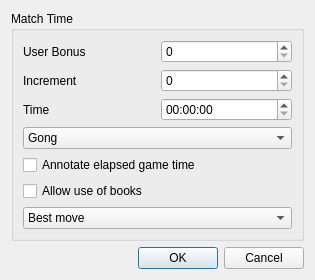
<?xml version="1.0" encoding="UTF-8"?>
<ui version="4.0">
 <class>MatchParameterDlg</class>
 <widget class="QDialog" name="MatchParameterDlg">
  <property name="geometry">
   <rect>
    <x>0</x>
    <y>0</y>
    <width>315</width>
    <height>267</height>
   </rect>
  </property>
  <property name="windowTitle">
   <string>Match Parameters</string>
  </property>
  <layout class="QVBoxLayout" name="verticalLayout">
   <item>
    <widget class="QGroupBox" name="groupBox">
     <property name="title">
      <string>Match Time</string>
     </property>
     <layout class="QVBoxLayout" name="verticalLayout_2">
      <item>
       <layout class="QHBoxLayout" name="horizontalLayout_2">
        <item>
         <widget class="QLabel" name="labelBonus">
          <property name="text">
           <string>User Bonus</string>
          </property>
          <property name="buddy">
           <cstring>timeBonus</cstring>
          </property>
         </widget>
        </item>
        <item>
         <widget class="QSpinBox" name="timeBonus"/>
        </item>
       </layout>
      </item>
      <item>
       <layout class="QHBoxLayout" name="horizontalLayout_3">
        <item>
         <widget class="QLabel" name="labelInc">
          <property name="text">
           <string>Increment</string>
          </property>
          <property name="buddy">
           <cstring>timeInc</cstring>
          </property>
         </widget>
        </item>
        <item>
         <widget class="QSpinBox" name="timeInc"/>
        </item>
       </layout>
      </item>
      <item>
       <layout class="QHBoxLayout" name="horizontalLayout">
        <item>
         <widget class="QLabel" name="labelTime">
          <property name="text">
           <string>Time</string>
          </property>
          <property name="buddy">
           <cstring>baseTime</cstring>
          </property>
         </widget>
        </item>
        <item>
         <widget class="QTimeEdit" name="baseTime">
          <property name="displayFormat">
           <string notr="true">HH:mm:ss</string>
          </property>
         </widget>
        </item>
       </layout>
      </item>
      <item>
       <widget class="QComboBox" name="cbMode">
        <item>
         <property name="text">
          <string>Gong</string>
         </property>
        </item>
        <item>
         <property name="text">
          <string>Sudden Death</string>
         </property>
        </item>
       </widget>
      </item>
      <item>
       <widget class="QCheckBox" name="annotateEgt">
        <property name="text">
         <string>Annotate elapsed game time</string>
        </property>
       </widget>
      </item>
      <item>
       <widget class="QCheckBox" name="cbAllowBook">
        <property name="text">
         <string>Allow use of books</string>
        </property>
       </widget>
      </item>
      <item>
       <widget class="QComboBox" name="cbBookMove">
        <item>
         <property name="text">
          <string>Best move</string>
         </property>
        </item>
        <item>
         <property name="text">
          <string>Random selection</string>
         </property>
        </item>
        <item>
         <property name="text">
          <string>Weighted selection</string>
         </property>
        </item>
       </widget>
      </item>
     </layout>
    </widget>
   </item>
   <item>
    <widget class="QDialogButtonBox" name="buttonBox">
     <property name="orientation">
      <enum>Qt::Horizontal</enum>
     </property>
     <property name="standardButtons">
      <set>QDialogButtonBox::Cancel|QDialogButtonBox::Ok</set>
     </property>
    </widget>
   </item>
  </layout>
 </widget>
 <resources/>
 <connections>
  <connection>
   <sender>buttonBox</sender>
   <signal>accepted()</signal>
   <receiver>MatchParameterDlg</receiver>
   <slot>accept()</slot>
   <hints>
    <hint type="sourcelabel">
     <x>248</x>
     <y>254</y>
    </hint>
    <hint type="destinationlabel">
     <x>157</x>
     <y>274</y>
    </hint>
   </hints>
  </connection>
  <connection>
   <sender>buttonBox</sender>
   <signal>rejected()</signal>
   <receiver>MatchParameterDlg</receiver>
   <slot>reject()</slot>
   <hints>
    <hint type="sourcelabel">
     <x>316</x>
     <y>260</y>
    </hint>
    <hint type="destinationlabel">
     <x>286</x>
     <y>274</y>
    </hint>
   </hints>
  </connection>
  <connection>
   <sender>cbAllowBook</sender>
   <signal>toggled(bool)</signal>
   <receiver>cbBookMove</receiver>
   <slot>setEnabled(bool)</slot>
   <hints>
    <hint type="sourcelabel">
     <x>160</x>
     <y>172</y>
    </hint>
    <hint type="destinationlabel">
     <x>157</x>
     <y>198</y>
    </hint>
   </hints>
  </connection>
 </connections>
</ui>
